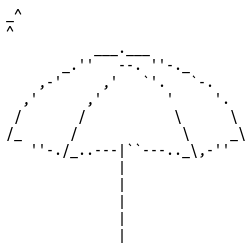
#> input picture ascii_fig.png, 251 x 249 px
$ python slope_approx.py   (older library calls are emulated)
#> lines starting #> are read from the running program, lines starting #| are printed output that depends on the picture; after the words box and inside, x2 and y2 are one past the last pixel; in counts of white or black regions, pixels touching at a corner belong together
#! /usr/bin/env python3
# -*- coding: utf-8 -*-

import collections as co
import itertools as it
import numpy as np
import math
import copy
import cv2


Point = co.namedtuple('Point', ['x', 'y'])
Size = co.namedtuple('Size', ['width', 'height'])
Grid = co.namedtuple('Grid', ['start', 'end', 'cell_size'])


CALIBRATION_AREA_SIZE = 40
BLACK = 0
WHITE = 255
BRAILLE_CELL_SIZE = Size(2, 4)
VECTOR_DIM = 2


def main():
    file_name = 'ascii_fig.png'
    term_img = cv2.imread(file_name, cv2.IMREAD_GRAYSCALE)
#> term_img is the input picture: shape (249, 251); min 0, max 255, mean 252.2

    # Processing should be on the image with a black background and white foreground
    _, gray_img= cv2.threshold(src=term_img, thresh=30, maxval=255, type=cv2.THRESH_BINARY)
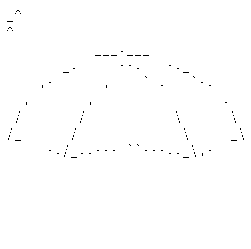
#> gray_img: shape (249, 251); 99.6% white; black in thin lines or dots, all inside (x1, y1, x2, y2) = (7, 10, 244, 158)

    grid = grid_data(gray_img)
    erase_calibration_area(gray_img)

    cont_img = connect_nearby_contours(gray_img)
    cont_img = smooth_contours(cont_img)

    contour = contour_points(cont_img)
    norm_vec_arr = approximate_surface_slopes(contour, grid)

    braille_arr = braille_array(gray_img, grid)
    export_braille_data(file_name, braille_arr)
    export_norm_vector_arr(file_name, norm_vec_arr)

    debug_img = cv2.cvtColor(gray_img, cv2.COLOR_GRAY2RGB)
    # draw_filled_cell(term_img, grid.start, grid)
    # draw_braille_dots(debug_img, norm_vec_arr, grid)
    draw_braille_norm_vec(debug_img, norm_vec_arr, grid)
    # draw_grid(debug_img, grid)
    draw_contour(debug_img, contour)

    cv2.imshow('debug_img', debug_img)
    cv2.imshow('term_img', term_img)
    cv2.imshow('cont_img', cont_img)

    cv2.waitKey(0)
    cv2.destroyAllWindows()


def grid_data(img):
    """
    Calculate grid data .
    Return:
        top-left point where first cell (grid) start
        bottom-right point where last cell (grid) end
        cell size (width, height)
    """
    under_tl_pt, under_br_pt = underscore_pos(img)
    roof_pt = roof_pos(img, under_tl_pt, under_br_pt)
    sep_height = separator_height(img, under_tl_pt, under_br_pt)

    width = under_br_pt.x - under_tl_pt.x + 1
    height = under_br_pt.y - roof_pt.y + sep_height
    cell_size = Size(width, height)

    start_pt = Point(under_tl_pt.x, under_br_pt.y - height + 1)
    end_pt = Point(start_pt.x + ((img.shape[1] - start_pt.x) // cell_size.width) * cell_size.width,
        start_pt.y + ((img.shape[0] - start_pt.y) // cell_size.height) * cell_size.height)

    grid = Grid(start_pt, end_pt, cell_size)
    print('Cell top-left: ' + str(grid.start))
    print('Cell bottom-right: ' +  str(grid.end))
    print('Cell size: ' + str(grid.cell_size))
    return grid


def underscore_pos(img):
    """ Calculate underscore "_" position [top-left point, bottom-right point] """
    under_tl_pt = None
    for x, y in it.product(range(CALIBRATION_AREA_SIZE), range(CALIBRATION_AREA_SIZE)):
        if img[y, x] != BLACK:
            under_tl_pt = Point(x, y)
            break

    tmp = None
    for x in range(under_tl_pt.x, CALIBRATION_AREA_SIZE):
        if img[under_tl_pt.y, x] == BLACK:
            break
        tmp = Point(x, under_tl_pt.y)

    under_br_pt = None
    for y in range(tmp.y, CALIBRATION_AREA_SIZE):
        if img[y, tmp.x] == BLACK:
            break
        under_br_pt = Point(tmp.x, y)
#> in grid_data, `under_tl_pt, under_br_pt = underscore_pos(img)`: under_tl_pt = (0, 0); under_br_pt = (39, 39)

    print('Underscore top-left: ' + str(under_tl_pt))
    print('Underscore bottom-right: ' + str(under_br_pt))
    return under_tl_pt, under_br_pt


def roof_pos(img, under_tl_pt, under_br_pt):
    """ Calculate roof sign "^" position - only the pick """
#> called with under_tl_pt = (0, 0), under_br_pt = (39, 39)
    roof_pt = Point(0, CALIBRATION_AREA_SIZE)
    width = under_br_pt.x - under_tl_pt.x + 1
#> width = 40

    for x in range(under_br_pt.x + 1, under_br_pt.x + width):
        for y in range(CALIBRATION_AREA_SIZE):
            if img[y, x] != BLACK and y < roof_pt.y:
                roof_pt = Point(x, y)
#> after the loop, roof_pt = (40, 0)

    print('Roof pos: ' + str(roof_pt))
#| Roof pos: Point(x=40, y=0)
    return roof_pt


def separator_height(img, under_tl_pt, under_br_pt):
    """ Calculate separator area between underscore "_" and bottom roof sign "^" """
#> called with under_tl_pt = (0, 0), under_br_pt = (39, 39)
    roof_pt = Point(0, CALIBRATION_AREA_SIZE)
    width = under_br_pt.x - under_tl_pt.x + 1
#> width = 40

    for x in range(under_tl_pt.x, under_tl_pt.x + width):
        for y in range(under_br_pt.y + 1, CALIBRATION_AREA_SIZE):
            if img[y, x] != BLACK and y < roof_pt.y:
                roof_pt = Point(x, y)
#> after the loop, roof_pt = (0, 40)

    height = roof_pt.y - under_br_pt.y
#> height = 1

    print('Separator height: ' + str(height))
#| Separator height: 1
#> in grid_data, `width = under_br_pt.x - under_tl_pt.x + 1`: width = 40
#> in grid_data, `cell_size = Size(width, height)`: cell_size = (40, 40)
#> in grid_data, `start_pt = Point(under_tl_pt.x, under_br_pt.y - height + 1)`: start_pt = (0, 0)
#> in grid_data, `end_pt = Point(start_pt.x + ((img.shape[1] - start_pt.x) // cell_size...`: end_pt = (240, 240)
#> in grid_data, `grid = Grid(start_pt, end_pt, cell_size)`: grid = ((0, 0), (240, 240), (40, 40))
#| Cell top-left: Point(x=0, y=0)
#| Cell bottom-right: Point(x=240, y=240)
#| Cell size: Size(width=40, height=40)
    return height


def erase_calibration_area(img):
    """ Erase calibration are from image """
    cv2.rectangle(img, (0, 0), (CALIBRATION_AREA_SIZE, CALIBRATION_AREA_SIZE), BLACK, cv2.FILLED)
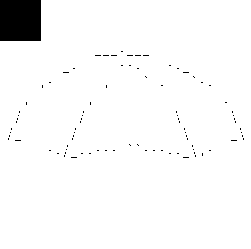
#> img: shape (249, 251); 97% white; 87 black regions (86 under 20 px), largest, box (x1, y1, x2, y2) and area: (0, 0, 41, 41) 1681


# [15 lines left out: functions draw_filled_cell, draw_grid, not called in this run]


def draw_braille_dots(img, arr, grid):
    foreach_arr_elements(img, arr, grid, draw_dot)


def draw_braille_norm_vec(img, arr, grid):
    foreach_arr_elements(img, arr, grid, draw_norm_vec)


# [73 lines left out: functions foreach_arr_elements, draw_dot, draw_norm_vec, draw_contour, braille_array, braille_in_cell, not called in this run]


def connect_nearby_contours(img):
    """
    Connect nearby contours (ASCII characters)
    See also:
    https://dsp.stackexchange.com/questions/2564/opencv-c-connect-nearby-contours-based-on-distance-between-them
    http://answers.opencv.org/question/169492/accessing-all-points-of-a-contour/
    https://docs.opencv.org/3.4.1/dd/d49/tutorial_py_contour_features.html
    """
    gray_img = copy.copy(img)
    _, contours, _ = cv2.findContours(gray_img, cv2.RETR_EXTERNAL, cv2.CHAIN_APPROX_SIMPLE)
#> contours = 1 item

    # First contour position is at the bottom of image
    last = contours.pop(0)
#> last = [[41, 0], [41, 40], [40, 41], [0, 41], [0, 248], [250, 248], [250, 0]]
    chain = [last]
    while len(contours) > 0:
        cnt = find_nearest(last, contours)

        if cnt is None:
            raise(Excpetion('Error! Countours length: ' + len(contours)))

        chain.append(cnt)
        for i in range(len(contours)):
            if np.all(cnt == contours[i]):
                contours.pop(i)
                break
        last = cnt
#> this loop made 0 passes
#> after the loop, chain = 1 item; contours = []

    cont_img = np.zeros_like(gray_img)

    approx = cv2.approxPolyDP(np.vstack(chain), epsilon=2, closed=True)
#> approx = [[0, 41], [0, 248], [250, 248], [250, 0], [41, 0], [41, 40]]
    cv2.drawContours(cont_img, [approx], -1, WHITE, 1)
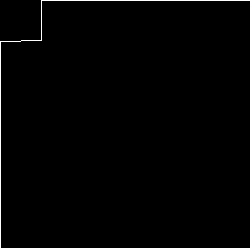
#> cont_img: shape (249, 251); 1.6% white in thin lines or dots

    return cont_img


def smooth_contours(img):
    kernel_dil = np.ones((3, 3), np.uint8)
    kernel_ero = np.ones((2, 2), np.uint8)

    dilation_img = cv2.dilate(img, kernel_dil, iterations=1)
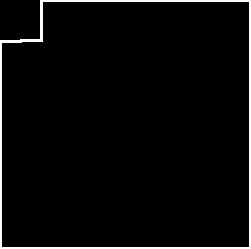
#> dilation_img: shape (249, 251); 3.3% white; 1 white region, box (x1, y1, x2, y2) and area: (0, 0, 251, 249) 2064
    erosion_img = cv2.erode(dilation_img, kernel_ero, iterations=1)
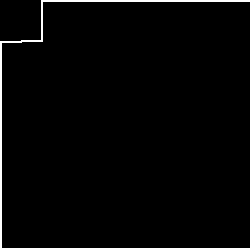
#> erosion_img: shape (249, 251); 2.4% white; 1 white region

    return erosion_img


# [12 lines left out: function find_nearest, not called in this run]


def contour_points(img):
    cont_img = copy.copy(img)
    _, contours, _ = cv2.findContours(cont_img, cv2.RETR_EXTERNAL, cv2.CHAIN_APPROX_NONE)
#> contours = 1 contour; box (x1, y1, x2, y2) and area: (0, 0, 251, 249) 60340
#> in main, `contour = contour_points(cont_img)`: contour = 994 pairs, first value 0 to 250, second value 0 to 248
    return [Point(c[0, 0], c[0, 1]) for c in np.vstack(contours)]


def approximate_surface_slopes(contour, grid):
#> called with grid = ((0, 0), (240, 240), (40, 40))
    height = ((grid.end.y - grid.start.y)//grid.cell_size.height) * BRAILLE_CELL_SIZE.height
#> height = 24
    width = ((grid.end.x - grid.start.x)//grid.cell_size.width) * BRAILLE_CELL_SIZE.width
#> width = 12
    norm_vec_arr = np.zeros(shape=[height, width, VECTOR_DIM], dtype=np.float32)

    first_pt, last_pt = None, None
    norm_vec = np.array([0, 0])
    for c in contour:
        if not first_pt:
            first_pt = c
            continue

        idx, tl_pt, br_pt = dot_field(first_pt, grid)
        if in_boundaries(c, tl_pt, br_pt):
            last_pt = c
        elif last_pt:
            norm_vec = calculate_norm_vector(first_pt, last_pt)
            norm_vec_arr[idx.y, idx.x] = norm_vec
            first_pt = c
            last_pt = None
        else:
            norm_vec_arr[idx.y, idx.x] = norm_vec
            first_pt = c
            last_pt = None
#> this loop made 308 passes
#> (idx, x in dot_field, y in dot_field, br_pt, norm_vec, first_pt) on passes 11, 21, 31, 41: ((2, 0), 40, 0, (60, 10), [-1, 0], (41, 10)), ((2, 1), 40, 10, (60, 20), [-1, 0], (41, 20)), ((2, 2), 40, 20, (60, 30), [-1, 0], (41, 30)), ((2, 3), 40, 30, (60, 40), [-1, 0], (40, 40))
#> (idx, x in dot_field, y in dot_field, br_pt, last_pt) on passes 2 to 7: ((2, 0), 40, 0, (60, 10), (41, 1)), ((2, 0), 40, 0, (60, 10), (41, 2)), ((2, 0), 40, 0, (60, 10), (41, 3)), ((2, 0), 40, 0, (60, 10), (41, 4)), ((2, 0), 40, 0, (60, 10), (41, 5)), ((2, 0), 40, 0, (60, 10), (41, 6))

    return norm_vec_arr


def in_boundaries(test_pt, tl_pt, br_pt):
    return tl_pt.x <= test_pt.x < br_pt.x and tl_pt.y <= test_pt.y < br_pt.y


def calculate_norm_vector(pt1, pt2):
    # Calculation tangent line (ax + by + c = 0) to points
    # Y should be with minus, because OpenCV use different coordinate system
    if pt2.x - pt1.x == 0:
        a = 1.0 if pt2.y > pt1.y else -1.0
        b = 0.0
    else:
        a = (-pt2.y + pt1.y)/float(pt2.x - pt1.x)
        b = 1.0

    # Normalized perpendicular vector to line (ax + by + c = 0) equal to v = [-a, b]
    mag = math.sqrt(a**2 + b**2)
    if pt2.x <= pt1.x:
        return np.array([-a/mag, b/mag])
    return np.array([a/mag, -b/mag])


def dot_field(pt, grid):
    width = grid.cell_size.width/float(BRAILLE_CELL_SIZE.width)
    height = grid.cell_size.height/float(BRAILLE_CELL_SIZE.height)

    idx = Point(int((pt.x - grid.start.x)/width), int((pt.y - grid.start.y)/height))
    x = grid.start.x + idx.x * width
    y = grid.start.y + idx.y * height

    if int(x + width) <= pt.x:
        idx = Point(idx.x + 1, idx.y)
    if int(y + height) <= pt.y:
        idx = Point(idx.x, idx.y + 1)

    tl_pt = Point(int(grid.start.x + idx.x * width), int(grid.start.y + idx.y * height))
    br_pt = Point(int(grid.start.x + (idx.x + 1) * width), int(grid.start.y + (idx.y + 1) * height))

    return idx, tl_pt, br_pt


def export_braille_data(file_name, braille_arr):
    """ Export braille data to file """
    np.savetxt(file_name+'.braille', braille_arr, fmt='%02x')


# [4 lines left out: function export_norm_vector_arr, not called in this run]


if __name__ == '__main__':
#> (the run stopped early here; a loop or call above may not have finished)
